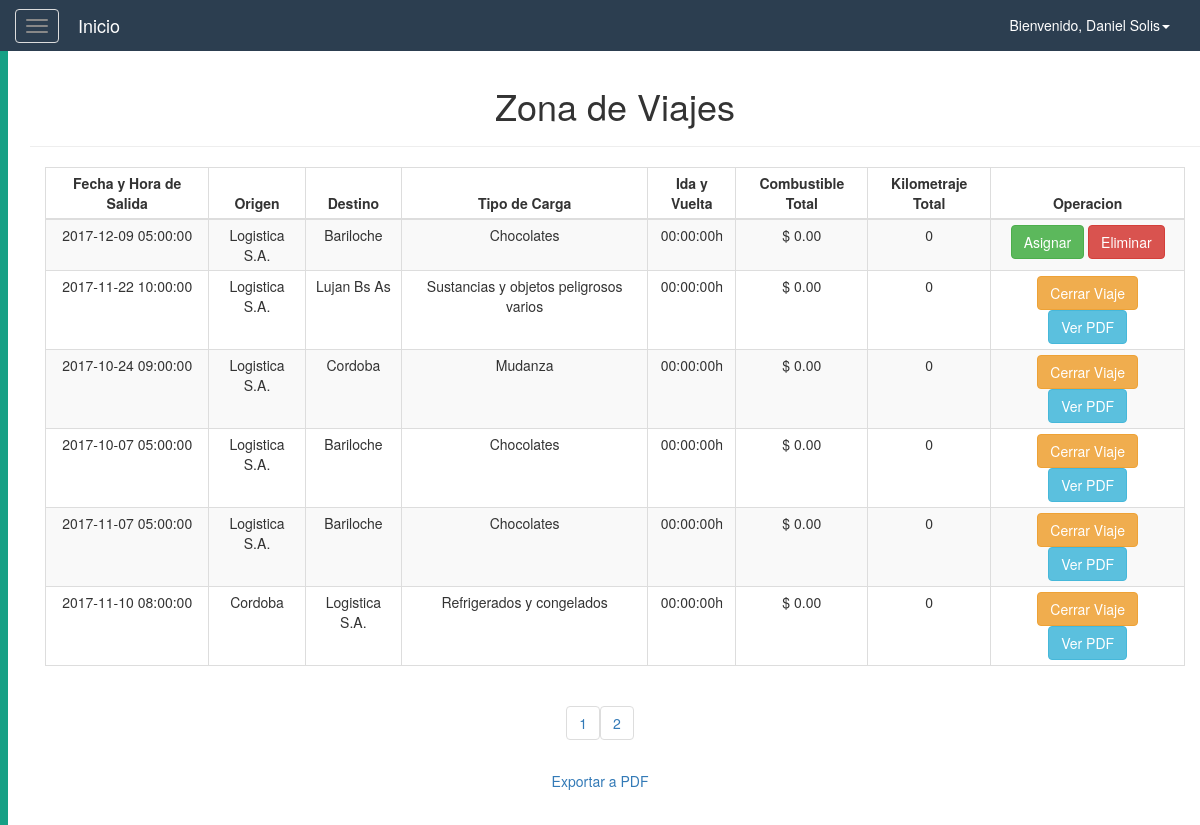
The page /logistica/vista_viajes.php (signed in) on the database its author committed.
### tables this page shows
CREATE TABLE Viaje(
    idViaje int(11) NOT NULL AUTO_INCREMENT,
    fkPresupuestoV int(11) NOT NULL,
    fecha datetime NOT NULL,
    origen varchar(45) NOT NULL,
    destino varchar(45) NOT NULL,
    tipo_carga varchar(45) NOT NULL,
    tiempo_total time NOT NULL,
    combustible_total decimal(11,2) NOT NULL,
    km_total int(11) NOT NULL,
    estado tinyint default 0 NOT NULL,
    PRIMARY KEY (idViaje),
    CONSTRAINT fk_prev FOREIGN KEY (fkPresupuestoV)
		REFERENCES Presupuesto (idPresupuesto)
);

### resources/db/control.php (called while the page is built, shortened)
<?php
    class controlDB{
        function __construct(){
            try{
            $host="localhost";
            $dbname="logistica";
            $user="root";
            $pass="";
            $this->con=mysqli_connect($host,$user,$pass) or die("No se puede conectar con la base de datos.");
            mysqli_select_db($this->con,$dbname)or die("No se encuentra la base de datos.");
            mysqli_set_charset($this->con, "utf8");
            }catch(Exception $ex){
                throw $ex;
            }
        }
        function consultar($sql){
            $result=mysqli_query($this->con,$sql);
            $data=null;
            if($result){
                while($fila=mysqli_fetch_array($result)){
                    $data[]=$fila;
                }
            }
            return $data;
        }
    }
?>

### resources/library/viajes_pag.php (called while the page is built, shortened)
<?php
    $tamagno_paginas = 6;
    if(isset($_GET['pagina'])) {
        $pag = $_GET['pagina'];
    } else {
        $pag = 1;
    }
    $empezar_desde = ($pag-1) * $tamagno_paginas;
    $datos = $obj -> consultar("SELECT V.idViaje VViaje, V.fkPresupuestoV fkPresupuesto, V.fecha Fecha, V.origen Origen, V.destino Destino, V.tipo_carga Carga, V.tiempo_total Tiempo, V.combustible_total Combustible, V.km_total Km, V.estado Estado
        FROM Viaje V
        ORDER BY V.estado, V.idViaje
        LIMIT $empezar_desde, $tamagno_paginas
    ");
    $num_filas = count($obj -> consultar("SELECT *
        FROM viaje
    "));
    $total_paginas = ceil($num_filas/$tamagno_paginas);
?>

### logistica/vista_viajes.php (the view, shortened to what this page needs)
<!DOCTYPE html>
<html lang="es">
<head>
    <?php
    require_once($_SERVER['DOCUMENT_ROOT'].'/resources/config.php');
      $obj = new controlDB();
    if($_SESSION['rol'] == 'Administrador' || $_SESSION["rol"] == 'Supervisor'){
        include $LIBRARY_PATH.'/viajes_pag.php';
    }
    ?>
</head>
<body>
    <?php
    require_once($_SERVER['DOCUMENT_ROOT'].'/resources/templates/header.php');
    ?>
    <div id="wrapper">
        <?php
        require_once($_SERVER['DOCUMENT_ROOT'].'/resources/templates/sidebar.php');
        ?>
        <div id="page-content-wrapper">
            <div class="container-fluid">
                <div class="row">
                    <div class="col-lg-12 text-center">
                        <div class="container">
                            <div class="row">
                                <div class="col">
                                    <h1>Zona de Viajes</h1>
                                    <hr/>
                                </div>
                            </div>
                        </div>
                        <div class="container">
                            <div class="row">
                                <div class="col-lg-12 col-md-12 col-sm-12 col-xs-12">
                                    <div class="table-responsive">
                                        <table class="table table-striped table-bordered table-condensed table-hover">
                                            <thead>
                                                <th  class="text-center">Fecha y Hora de Salida</th>
                                                <th  class="text-center">Origen</th>
                                                <th  class="text-center">Destino</th>
                                                <th  class="text-center">Tipo de Carga</th>
                                                <th  class="text-center">Ida y Vuelta</th>
                                                <th  class="text-center">Combustible Total</th>
                                                <th  class="text-center">Kilometraje Total</th>
                                                <?php if($_SESSION['rol'] == 'Administrador' || $_SESSION["rol"] == 'Supervisor') {?>
                                                <th  class="text-center">Operacion</th>
                                                <?php } ?>
                                            </thead>
                                            <?php if($_SESSION['rol'] == 'Administrador' || $_SESSION["rol"] == 'Supervisor') {?>
                                            <?php foreach($datos as $td){ ?>
                                            <tr>
                                                <td><?php echo $td['Fecha']; ?></td>
                                                <td><?php echo $td['Origen']; ?></td>
                                                <td><?php echo $td['Destino']; ?></td>
                                                <td><?php echo $td['Carga']; ?></td>
                                                <td><?php echo ($td['Tiempo'].'h'); ?></td>
                                                <td><?php echo ('$ '.$td['Combustible']); ?></td>
                                                <td><?php echo $td['Km']; ?></td>
                                                <td class="text-center">
                                                    <?php if($td['Estado'] == 0) { ?>
                                                    <a href="asignarViaje.php?id=<?php echo $td['VViaje']?>">
                                                        <button class="btn btn-success">Asignar</button>
                                                    </a>
                                                    <a href="bdViajes.php?id=<?php echo $td['VViaje']?>&funcion=eliminar&presupuesto=<?php echo $td['fkPresupuesto']?>">
                                                        <button class="btn btn-danger">Eliminar</button>
                                                    </a>
                                                    <br>
                                                    <?php } else { ?>
                                                        <?php if($td['Tiempo'] == '00:00:00') { ?>
                                                            <a href="cerrarViaje.php?id=<?php echo $td['VViaje']; ?>">
                                                                <button class="btn btn-warning">Cerrar Viaje</button>
                                                            </a>
                                                        <?php } ?>
                                                            <a href="imprimirViajeQR.php?id=<?php echo $td['VViaje']?>" target="_blank">
                                                                <button class="btn btn-info">Ver PDF</button>
                                                            </a>
                                                    <?php } ?>
                                                </td>
                                            </tr>
                                            <?php }} ?>
                                        </table>
                                    </div>
                                </div>
                            </div>
                        </div>
                        <div class="row">
                            <div class="col">
                             <?php
                             for($i = 1; $i <= $total_paginas; $i++){
                                echo "<ul class='pagination'>
                                <li><a href='?pagina=".$i."'>".$i."</a></li>
                                </ul>";}
                                ?>
                            </div>
                        </div>
                        <div class="row">
                            <?php if($_SESSION['rol'] == 'Administrador' || $_SESSION["rol"] == 'Supervisor') {?>
                            <a href="exportarViaje.php" target="_blank">
                                <button class="btn btn-link">Exportar a PDF</button>
                            </a>
                            <?php } ?>
                        </div>
                    </div>
                </div>
            </div>
        </div>
    </div>
</body>
</html>

### resources/css/menuLateral.css (style rules this page uses)
#page-content-wrapper { width: 100%; height: 100%; position: absolute; padding: 15px; }

### rows shown on the page
viaje: fecha "2017-12-09 05:00:00", origen "Logistica S.A.", destino "Bariloche", tipo_carga "Chocolates", tiempo_total "00:00:00", combustible_total "0.00", km_total "0"
viaje: fecha "2017-11-22 10:00:00", origen "Logistica S.A.", destino "Lujan Bs As", tipo_carga "Sustancias y objetos peligrosos varios", tiempo_total "00:00:00", combustible_total "0.00", km_total "0"
viaje: fecha "2017-10-24 09:00:00", origen "Logistica S.A.", destino "Cordoba", tipo_carga "Mudanza", tiempo_total "00:00:00", combustible_total "0.00", km_total "0"
viaje: fecha "2017-10-07 05:00:00", origen "Logistica S.A.", destino "Bariloche", tipo_carga "Chocolates", tiempo_total "00:00:00", combustible_total "0.00", km_total "0"
viaje: fecha "2017-11-07 05:00:00", origen "Logistica S.A.", destino "Bariloche", tipo_carga "Chocolates", tiempo_total "00:00:00", combustible_total "0.00", km_total "0"
viaje: fecha "2017-11-10 08:00:00", origen "Cordoba", destino "Logistica S.A.", tipo_carga "Refrigerados y congelados", tiempo_total "00:00:00", combustible_total "0.00", km_total "0"

### other values the page prints
$_SESSION['usuario'] "Daniel Solis"
